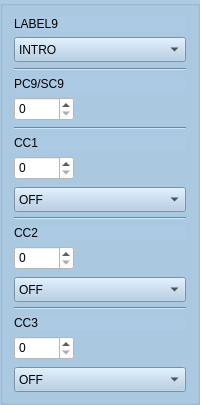
      <widget class="QGroupBox" name="columnbox9">
       <property name="sizePolicy">
        <sizepolicy hsizetype="Expanding" vsizetype="Expanding">
         <horstretch>0</horstretch>
         <verstretch>0</verstretch>
        </sizepolicy>
       </property>
       <property name="styleSheet">
        <string notr="true">background-color: rgb(172, 202, 227);</string>
       </property>
       <layout class="QVBoxLayout" name="verticalLayout_13">
        <item>
         <widget class="QLabel" name="label_BankPC1_9">
          <property name="sizePolicy">
           <sizepolicy hsizetype="Expanding" vsizetype="Expanding">
            <horstretch>0</horstretch>
            <verstretch>0</verstretch>
           </sizepolicy>
          </property>
          <property name="maximumSize">
           <size>
            <width>16777215</width>
            <height>30</height>
           </size>
          </property>
          <property name="text">
           <string>LABEL9</string>
          </property>
         </widget>
        </item>
        <item>
         <widget class="QComboBox" name="presetLabel1_9">
          <property name="sizePolicy">
           <sizepolicy hsizetype="Expanding" vsizetype="Expanding">
            <horstretch>0</horstretch>
            <verstretch>0</verstretch>
           </sizepolicy>
          </property>
          <property name="minimumSize">
           <size>
            <width>0</width>
            <height>25</height>
           </size>
          </property>
          <property name="styleSheet">
           <string notr="true">background-color: rgb(172, 202, 227);</string>
          </property>
          <item>
           <property name="text">
            <string>INTRO</string>
           </property>
          </item>
          <item>
           <property name="text">
            <string>VERSE</string>
           </property>
          </item>
          <item>
           <property name="text">
            <string>CHORUS</string>
           </property>
          </item>
          <item>
           <property name="text">
            <string>SOLO</string>
           </property>
          </item>
          <item>
           <property name="text">
            <string>OUTRO</string>
           </property>
          </item>
          <item>
           <property name="text">
            <string>BRIDGE</string>
           </property>
          </item>
         </widget>
        </item>
        <item>
         <widget class="Line" name="line_10">
          <property name="sizePolicy">
           <sizepolicy hsizetype="Expanding" vsizetype="Expanding">
            <horstretch>0</horstretch>
            <verstretch>0</verstretch>
           </sizepolicy>
          </property>
          <property name="orientation">
           <enum>Qt::Horizontal</enum>
          </property>
         </widget>
        </item>
        <item>
         <widget class="QLabel" name="label_PC1_9">
          <property name="sizePolicy">
           <sizepolicy hsizetype="Expanding" vsizetype="Expanding">
            <horstretch>0</horstretch>
            <verstretch>0</verstretch>
           </sizepolicy>
          </property>
          <property name="maximumSize">
           <size>
            <width>16777215</width>
            <height>30</height>
           </size>
          </property>
          <property name="text">
           <string>PC9/SC9</string>
          </property>
         </widget>
        </item>
        <item>
         <widget class="QSpinBox" name="spinBox_PC1_9">
          <property name="sizePolicy">
           <sizepolicy hsizetype="Expanding" vsizetype="Expanding">
            <horstretch>0</horstretch>
            <verstretch>0</verstretch>
           </sizepolicy>
          </property>
          <property name="minimumSize">
           <size>
            <width>60</width>
            <height>24</height>
           </size>
          </property>
          <property name="maximumSize">
           <size>
            <width>60</width>
            <height>16777215</height>
           </size>
          </property>
          <property name="styleSheet">
           <string notr="true">background-color: rgb(255, 255, 255);</string>
          </property>
          <property name="accelerated">
           <bool>true</bool>
          </property>
          <property name="maximum">
           <number>127</number>
          </property>
         </widget>
        </item>
        <item>
         <widget class="Line" name="line_20">
          <property name="sizePolicy">
           <sizepolicy hsizetype="Expanding" vsizetype="Expanding">
            <horstretch>0</horstretch>
            <verstretch>0</verstretch>
           </sizepolicy>
          </property>
          <property name="orientation">
           <enum>Qt::Horizontal</enum>
          </property>
         </widget>
        </item>
        <item>
         <widget class="QLabel" name="label_CC1_9">
          <property name="sizePolicy">
           <sizepolicy hsizetype="Expanding" vsizetype="Expanding">
            <horstretch>0</horstretch>
            <verstretch>0</verstretch>
           </sizepolicy>
          </property>
          <property name="maximumSize">
           <size>
            <width>16777215</width>
            <height>30</height>
           </size>
          </property>
          <property name="text">
           <string>CC1 </string>
          </property>
         </widget>
        </item>
        <item>
         <widget class="QSpinBox" name="spinBox_CC1_9">
          <property name="sizePolicy">
           <sizepolicy hsizetype="Expanding" vsizetype="Expanding">
            <horstretch>0</horstretch>
            <verstretch>0</verstretch>
           </sizepolicy>
          </property>
          <property name="minimumSize">
           <size>
            <width>60</width>
            <height>24</height>
           </size>
          </property>
          <property name="maximumSize">
           <size>
            <width>60</width>
            <height>16777215</height>
           </size>
          </property>
          <property name="styleSheet">
           <string notr="true">background-color: rgb(255, 255, 255);</string>
          </property>
          <property name="accelerated">
           <bool>true</bool>
          </property>
          <property name="maximum">
           <number>127</number>
          </property>
         </widget>
        </item>
        <item>
         <widget class="QComboBox" name="onoff1_9">
          <property name="sizePolicy">
           <sizepolicy hsizetype="Expanding" vsizetype="Expanding">
            <horstretch>0</horstretch>
            <verstretch>0</verstretch>
           </sizepolicy>
          </property>
          <property name="minimumSize">
           <size>
            <width>0</width>
            <height>25</height>
           </size>
          </property>
          <property name="maximumSize">
           <size>
            <width>16777215</width>
            <height>22</height>
           </size>
          </property>
          <property name="styleSheet">
           <string notr="true">background-color: rgb(172, 202, 227);</string>
          </property>
          <item>
           <property name="text">
            <string>OFF</string>
           </property>
          </item>
          <item>
           <property name="text">
            <string>ON</string>
           </property>
          </item>
         </widget>
        </item>
        <item>
         <widget class="Line" name="line_41">
          <property name="sizePolicy">
           <sizepolicy hsizetype="Expanding" vsizetype="Expanding">
            <horstretch>0</horstretch>
            <verstretch>0</verstretch>
           </sizepolicy>
          </property>
          <property name="orientation">
           <enum>Qt::Horizontal</enum>
          </property>
         </widget>
        </item>
        <item>
         <widget class="QLabel" name="label_CC2_9">
          <property name="sizePolicy">
           <sizepolicy hsizetype="Expanding" vsizetype="Expanding">
            <horstretch>0</horstretch>
            <verstretch>0</verstretch>
           </sizepolicy>
          </property>
          <property name="maximumSize">
           <size>
            <width>16777215</width>
            <height>30</height>
           </size>
          </property>
          <property name="text">
           <string>CC2 </string>
          </property>
         </widget>
        </item>
        <item>
         <widget class="QSpinBox" name="spinBox_CC2_9">
          <property name="sizePolicy">
           <sizepolicy hsizetype="Expanding" vsizetype="Expanding">
            <horstretch>0</horstretch>
            <verstretch>0</verstretch>
           </sizepolicy>
          </property>
          <property name="minimumSize">
           <size>
            <width>60</width>
            <height>24</height>
           </size>
          </property>
          <property name="maximumSize">
           <size>
            <width>60</width>
            <height>16777215</height>
           </size>
          </property>
          <property name="styleSheet">
           <string notr="true">background-color: rgb(255, 255, 255);</string>
          </property>
          <property name="accelerated">
           <bool>true</bool>
          </property>
          <property name="maximum">
           <number>127</number>
          </property>
         </widget>
        </item>
        <item>
         <widget class="QComboBox" name="onoff2_9">
          <property name="sizePolicy">
           <sizepolicy hsizetype="Expanding" vsizetype="Expanding">
            <horstretch>0</horstretch>
            <verstretch>0</verstretch>
           </sizepolicy>
          </property>
          <property name="minimumSize">
           <size>
            <width>0</width>
            <height>25</height>
           </size>
          </property>
          <property name="maximumSize">
           <size>
            <width>16777215</width>
            <height>22</height>
           </size>
          </property>
          <property name="styleSheet">
           <string notr="true">background-color: rgb(172, 202, 227);</string>
          </property>
          <item>
           <property name="text">
            <string>OFF</string>
           </property>
          </item>
          <item>
           <property name="text">
            <string>ON</string>
           </property>
          </item>
         </widget>
        </item>
        <item>
         <widget class="Line" name="line_38">
          <property name="sizePolicy">
           <sizepolicy hsizetype="Expanding" vsizetype="Expanding">
            <horstretch>0</horstretch>
            <verstretch>0</verstretch>
           </sizepolicy>
          </property>
          <property name="orientation">
           <enum>Qt::Horizontal</enum>
          </property>
         </widget>
        </item>
        <item>
         <widget class="QLabel" name="label_CC3_9">
          <property name="sizePolicy">
           <sizepolicy hsizetype="Expanding" vsizetype="Expanding">
            <horstretch>0</horstretch>
            <verstretch>0</verstretch>
           </sizepolicy>
          </property>
          <property name="maximumSize">
           <size>
            <width>16777215</width>
            <height>30</height>
           </size>
          </property>
          <property name="text">
           <string>CC3 </string>
          </property>
         </widget>
        </item>
        <item>
         <widget class="QSpinBox" name="spinBox_CC3_9">
          <property name="sizePolicy">
           <sizepolicy hsizetype="Expanding" vsizetype="Expanding">
            <horstretch>0</horstretch>
            <verstretch>0</verstretch>
           </sizepolicy>
          </property>
          <property name="minimumSize">
           <size>
            <width>60</width>
            <height>24</height>
           </size>
          </property>
          <property name="maximumSize">
           <size>
            <width>60</width>
            <height>16777215</height>
           </size>
          </property>
          <property name="styleSheet">
           <string notr="true">background-color: rgb(255, 255, 255);</string>
          </property>
          <property name="accelerated">
           <bool>true</bool>
          </property>
          <property name="maximum">
           <number>127</number>
          </property>
         </widget>
        </item>
        <item>
         <widget class="QComboBox" name="onoff3_9">
          <property name="sizePolicy">
           <sizepolicy hsizetype="Expanding" vsizetype="Expanding">
            <horstretch>0</horstretch>
            <verstretch>0</verstretch>
           </sizepolicy>
          </property>
          <property name="minimumSize">
           <size>
            <width>0</width>
            <height>25</height>
           </size>
          </property>
          <property name="maximumSize">
           <size>
            <width>16777215</width>
            <height>22</height>
           </size>
          </property>
          <property name="styleSheet">
           <string notr="true">background-color: rgb(172, 202, 227);</string>
          </property>
          <item>
           <property name="text">
            <string>OFF</string>
           </property>
          </item>
          <item>
           <property name="text">
            <string>ON</string>
           </property>
          </item>
         </widget>
        </item>
       </layout>
      </widget>
